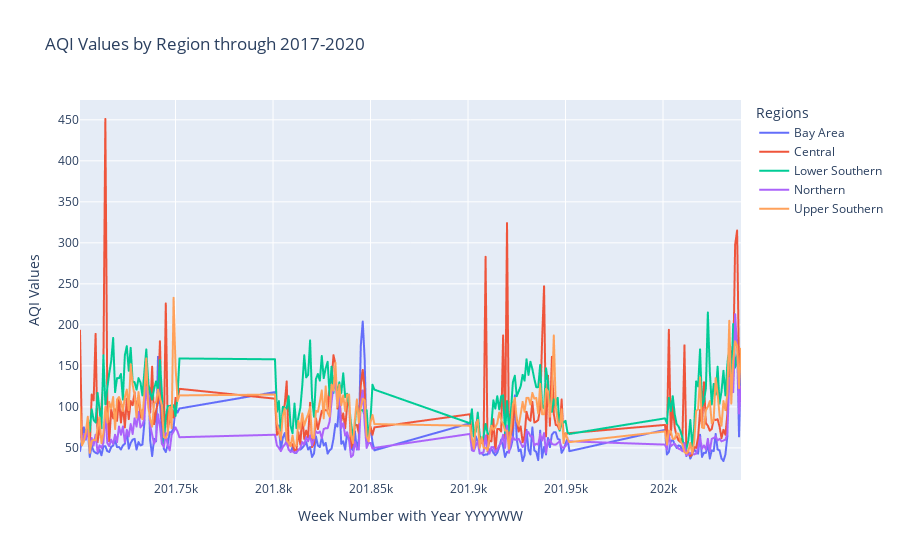

This figure's notebook cell:
### Markdown cell above
- using plotly

### Code cell
import plotly.express as px

fig = px.line(
    combined_df,
    x="DATE_CODE",
    y="REGIONAL_MEAN_AQI",
    color="REGION",
    labels={
        "DATE_CODE": "Week Number with Year YYYYWW",
        "REGIONAL_MEAN_AQI": "AQI Values",
        "REGION": "Regions",
    },
    title="AQI Values by Region through 2017-2020",
)
fig.show()

### Figure 1 — Plotly figure (JSON) as saved in the notebook; plotly's stock layout.template omitted (floating-point values rounded to 4 significant figures; data arrays with more than 128 entries replaced by an {"elided": "..."} marker saying what was removed)
{"data": [{"hovertemplate": "Regions=Bay Area<br>Week Number with Year YYYYWW=%{x}<br>AQI Values=%{y}<extra></extra>", "legendgroup": "Bay Area", "line": {"color": "#636efa", "dash": "solid"}, "marker": {"symbol": "circle"}, "mode": "lines", "name": "Bay Area", "showlegend": true, "type": "scattergl", "x": {"elided": "1960 int values"}, "xaxis": "x", "y": {"elided": "1960 int values"}, "yaxis": "y"}, {"hovertemplate": "Regions=Central<br>Week Number with Year YYYYWW=%{x}<br>AQI Values=%{y}<extra></extra>", "legendgroup": "Central", "line": {"color": "#EF553B", "dash": "solid"}, "marker": {"symbol": "circle"}, "mode": "lines", "name": "Central", "showlegend": true, "type": "scattergl", "x": {"elided": "2744 int values"}, "xaxis": "x", "y": {"elided": "2744 int values"}, "yaxis": "y"}, {"hovertemplate": "Regions=Lower Southern<br>Week Number with Year YYYYWW=%{x}<br>AQI Values=%{y}<extra></extra>", "legendgroup": "Lower Southern", "line": {"color": "#00cc96", "dash": "solid"}, "marker": {"symbol": "circle"}, "mode": "lines", "name": "Lower Southern", "showlegend": true, "type": "scattergl", "x": {"elided": "980 int values"}, "xaxis": "x", "y": {"elided": "980 int values"}, "yaxis": "y"}, {"hovertemplate": "Regions=Northern<br>Week Number with Year YYYYWW=%{x}<br>AQI Values=%{y}<extra></extra>", "legendgroup": "Northern", "line": {"color": "#ab63fa", "dash": "solid"}, "marker": {"symbol": "circle"}, "mode": "lines", "name": "Northern", "showlegend": true, "type": "scattergl", "x": {"elided": "9016 int values"}, "xaxis": "x", "y": {"elided": "9016 int values"}, "yaxis": "y"}, {"hovertemplate": "Regions=Upper Southern<br>Week Number with Year YYYYWW=%{x}<br>AQI Values=%{y}<extra></extra>", "legendgroup": "Upper Southern", "line": {"color": "#FFA15A", "dash": "solid"}, "marker": {"symbol": "circle"}, "mode": "lines", "name": "Upper Southern", "showlegend": true, "type": "scattergl", "x": {"elided": "980 int values"}, "xaxis": "x", "y": {"elided": "980 int values"}, "yaxis": "y"}], "layout": {"legend": {"title": {"text": "Regions"}, "tracegroupgap": 0}, "title": {"text": "AQI Values by Region through 2017-2020"}, "xaxis": {"anchor": "y", "domain": [0, 1], "title": {"text": "Week Number with Year YYYYWW"}}, "yaxis": {"anchor": "x", "domain": [0, 1], "title": {"text": "AQI Values"}}}}
